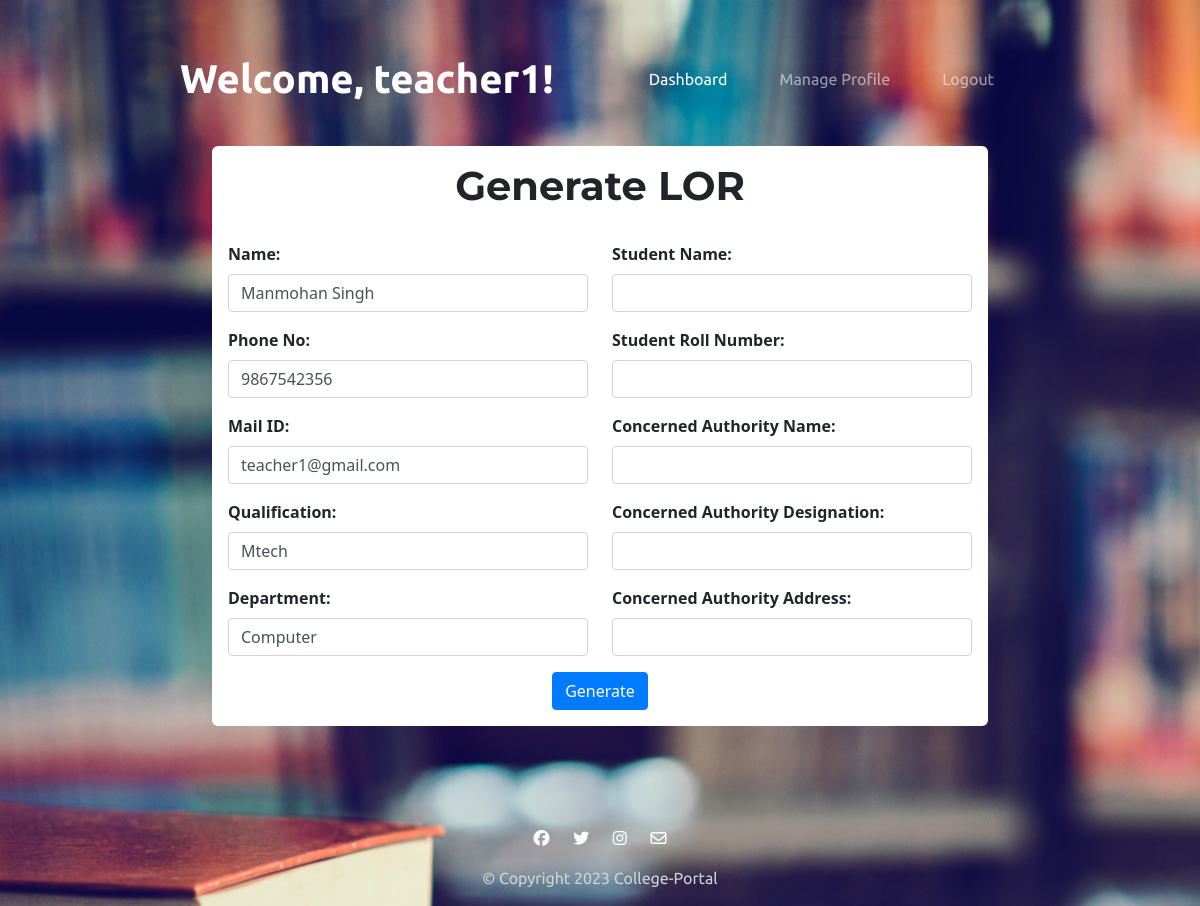
Screenshot of /new_lor_generate.php (signed in) with the database file from the repository.
### tables this page shows
CREATE TABLE `teacher_profile` (
  `id` int(11) NOT NULL,
  `email` varchar(255) NOT NULL,
  `username` varchar(255) NOT NULL,
  `full_name` varchar(255) DEFAULT '',
  `phone_number` varchar(255) DEFAULT '',
  `qualification` varchar(255) DEFAULT '',
  `department` varchar(255) DEFAULT '',
  `date_of_joining` date DEFAULT NULL
);

### new_lor_generate.php (the view, shortened to what this page needs)
<?php
include('database.php');
$stmt = $pdo->prepare('SELECT full_name, phone_number, email, qualification, department FROM teacher_profile WHERE id = ?');
$stmt->execute([$_SESSION['user_id']]);
$profile = $stmt->fetch();
$default_full_name = $profile['full_name'];
$default_phone_number = $profile['phone_number'];
$default_email = $profile['email'];
$default_qualification = $profile['qualification'];
$default_department = $profile['department'];
?>
<!DOCTYPE html>
<html>
<head>
    <link href="https://cdn.jsdelivr.net/npm/bootstrap@5.3.0-alpha1/dist/css/bootstrap.min.css" rel="stylesheet"
 />
    <link rel="stylesheet" href="css/resumee.css" />
    <link rel="stylesheet" href="css/lor_form.css"/>
</head>
<body class="hero-image">
<div class="container-fluid">
            <nav class="navbar navbar-expand-lg navbar-dark">
                <a class="navbar-brand" href="teacher_dashboard3.php">Welcome, <?php echo $_SESSION['username']; ?>!</a>
                <div class="collapse navbar-collapse" id="navbarSupportedContent">
                    <ul class="navbar-nav ms-auto">
                        <li class="nav-item">
                            <a class="nav-link active" href="teacher_dashboard3.php">Dashboard</a>
                        </li>
                        <li class="nav-item">
                            <a class="nav-link" href="manage_teacher4.php">Manage Profile</a>
                        </li>
						<li class="nav-item">
                            <a class="nav-link" href="logout.php">Logout</a>
                        </li>
                    </ul>
                </div>
            </nav>
        </div>
<div class="container">
  <div class="bg-white p-3 rounded">
    <h1>Generate LOR</h1>
    <form action="gen_new_lor.php" method="POST">
    <br>
    <div class="row">
      <div class="col-md-6">
        <div class="form-group">
          <label for="full_name" class="form-label">Name:</label>
          <input type="text" id="full_name" name="full_name" class="form-control" value="<?php echo $default_full_name; ?>">
        </div>
        <div class="form-group">
          <label for="phone_number" class="form-label">Phone No:</label>
          <input type="text" id="phone_number" name="phone_number" class="form-control" value="<?php echo $default_phone_number; ?>">
        </div>
        <div class="form-group">
          <label for="email" class="form-label">Mail ID:</label>
          <input type="email" id="email" name="email" class="form-control" value="<?php echo $default_email; ?>">
        </div>
        <div class="form-group">
          <label for="qualification" class="form-label">Qualification:</label>
          <input type="text" id="qualification" name="qualification" class="form-control" value="<?php echo $default_qualification; ?>">
        </div>
        <div class="form-group">
          <label for="department" class="form-label">Department:</label>
          <input type="text" id="department" name="department" class="form-control" value="<?php echo $default_department; ?>">
        </div>
      </div>
      <div class="col-md-6">
        <div class="form-group">
          <label for="student_name" class="form-label">Student Name:</label>
          <input type="text" id="student_name" name="student_name" class="form-control">
        </div>
        <div class="form-group">
          <label for="student_roll_number" class="form-label">Student Roll Number:</label>
          <input type="text" id="student_roll_number" name="student_roll_number" class="form-control">
        </div>
        <div class="form-group">
          <label for="authority_name" class="form-label">Concerned Authority Name:</label>
          <input type="text" id="authority_name" name="authority_name" class="form-control">
        </div>
        <div class="form-group">
          <label for="authority_designation" class="form-label">Concerned Authority Designation:</label>
          <input type="text" id="authority_designation" name="authority_designation" class="form-control">
        </div>
        <div class="form-group">
          <label for="authority_address" class="form-label">Concerned Authority Address:</label>
          <input type="text" id="authority_address" name="authority_address" class="form-control">
        </div>
      </div>
      <br>
      <div class="col-md-12 text-center">
        <input type="submit" value="Generate" class="btn btn-primary">
      </div>
    </div>
</form>
  </div>
</div>
        <footer id="footer">
        <i class="footer-icon fa-brands fa-facebook"></i>
        <i class="footer-icon fa-brands fa-twitter"></i>
        <i class="footer-icon fa-brands fa-instagram"></i>
        <i class="footer-icon fa-regular fa-envelope"></i>
        <p>© Copyright 2023 College-Portal</p>
      </footer>
</body>
</html>

### css/resumee.css (style rules this page uses)
body { background-color: #ff4c68; background-image: url("book-library.jpg"); }
.container-fluid { font-family: 'Ubuntu', sans-serif; padding: 3% 15% 2%; }
.navbar-brand { font-family: 'Ubuntu', sans-serif; font-size: 2.5rem; font-weight: bolder; }
.nav-item { padding: 0 18px; color: #fff; }
h1 { text-align: center; font-family: 'Montserrat', sans-serif; font-weight: bold; }
.btn { padding: 0 1.5%; margin: 0 0.5%; }
.footer-icon { margin: 20px 10px; }
#footer { text-align: center; padding: 7% 15% 0% 15%; width: 100%; font-family: 'Ubuntu', sans-serif; color: #fff; }
p { color: lightgray; }

### css/lor_form.css (style rules this page uses)
.container { max-width: 800px; margin: 0 auto; }
.form-group { margin-bottom: 1rem; }
.form-label { display: block; margin-bottom: 0.5rem; font-weight: bold; }
.form-control { display: block; width: 100%; padding: 0.375rem 0.75rem; font-size: 1rem; line-height: 1.5; color: #495057; background-color: #fff; background-clip: padding-box; border: 1px solid #ced4da; border-radius: 0.25rem; transition: border-color 0.15s ease-in-out, box-shadow 0.15s ease-in-out; }
.btn { display: inline-block; font-weight: 400; color: #fff; text-align: center; vertical-align: middle; -webkit-user-select: none; -moz-user-select: none; -ms-user-select: none; user-select: none; background-color: #007bff; border: 1px solid #007bff; padding: 0.375rem 0.75rem; font-size: 1rem; line-height: 1.5; border-radius: 0.25rem; transition: color 0.15s ease-in-out, background-color 0.15s ease-in-out, border-color 0.15s ease-in-out, box-shadow 0.15s ease-in-out; }
.btn-primary { color: #fff; background-color: #007bff; border-color: #007bff; }

### rows the page displays
teacher_profile: full_name "Manmohan Singh", phone_number "9867542356", email "teacher1@gmail.com", qualification "Mtech", department "Computer"

### other values shown
$_SESSION['username'] "teacher1"
